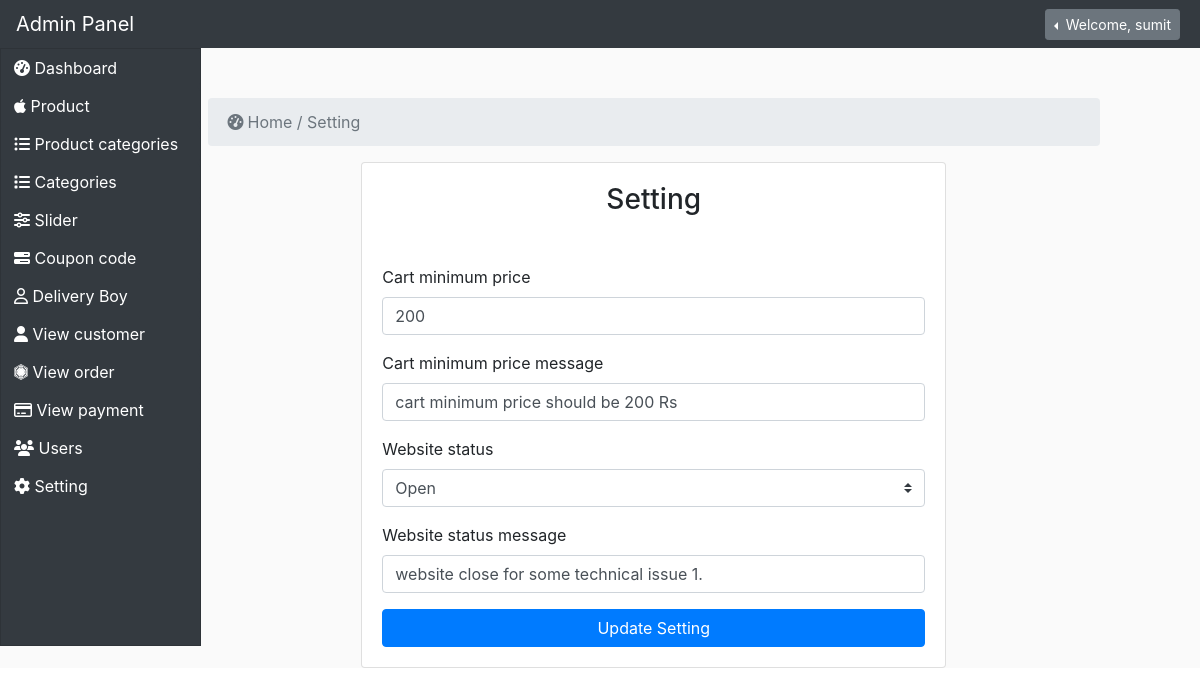
The app's page /admin_area/index.php?view_setting (signed in) with its own data.
### tables this page shows
CREATE TABLE `setting` (
  `setting_id` int(11) NOT NULL,
  `cart_min_price` bigint(20) NOT NULL,
  `cart_min_message` varchar(255) NOT NULL,
  `website_status` enum('Close','Open') NOT NULL,
  `website_close_message` varchar(255) NOT NULL
);

### admin_area/functions/function.php (called while the page is built, shortened)
<?php
include "includes/db.php";
function getUserSetting(){
    global $conn;
    $get_setting=mysqli_fetch_assoc(mysqli_query($conn,"select * from setting where setting_id='1'"));
    return $get_setting;
}
?>

### admin_area/setting.php (the view, shortened to what this page needs)
<?php
if(!isset($_SESSION['admin'])){
    header("Location: login.php");
}else{
    $getUserSetting=getUserSetting();
    $cart_min_price=$getUserSetting['cart_min_price'];
    $cart_min_message=$getUserSetting['cart_min_message'];
    $website_status=$getUserSetting['website_status'];
    $website_close_message=$getUserSetting['website_close_message'];
    $cs=array("Close","Open");
    ?>
<nav>
    <ol class="breadcrumb">
        <li class="breadcrumb-item active">
            <i class="fa fa-dashboard align-middle p-1"></i> Home / Setting
        </li>
    </ol>
</nav>
<div class="row">
    <div class="col-md-8 offset-md-2">
    <div class="card rounded">
        <div class="card-body">
            <h3 class="text-center">Setting</h3>
            <form action="" method="POST">
                <div class="form-group">
                    <label for="cart_min_price">Cart minimum price</label>
                    <input type="number" name="cart_min_price" class="form-control" value="<?php echo $cart_min_price; ?>" id="cart_min_price" required>
                </div>
                <div class="form-group">
                    <label for="cart_min_message">Cart minimum price message</label>
                    <input type="text" name="cart_min_message" class="form-control" value="<?php echo $cart_min_message; ?>" id="cart_min_message" required>
                </div>
                <div class="form-group">
                    <label for="website_status">Website status</label>
                    <select name="website_status" id="website_status" class="custom-select">
                    <?php
                    foreach($cs as $key=>$list){
                        $selected="";
                        if($list==$website_status){
                            $selected="selected";
                        }
                        ?>
                        <option <?php echo $selected; ?> value="<?php echo $list; ?>"><?php echo $list; ?></option>
                    <?php
                    }
                    ?>
                    </select>
                </div>
                <div class="form-group">
                    <label for="website_close_message">Website status message</label>
                    <input type="text" name="website_close_message" class="form-control" value="<?php echo $website_close_message; ?>" id="website_close_message">
                </div>
                <button class="btn btn-block btn-primary" name="setting" type="submit">Update Setting</button>
            </form>
        </div>
    </div>
    </div>
</div>
<?php } ?>

### admin_area/css/style.css (style rules this page uses)
.container-fluid .row .card { border-radius:0px; }

### records on screen
setting: cart_min_price "200", cart_min_message "cart minimum price should be 200 Rs", website_close_message "website close for some technical issue 1."

### other values on screen
$_SESSION['admin'] "sumit"
form field website_status "Open"
